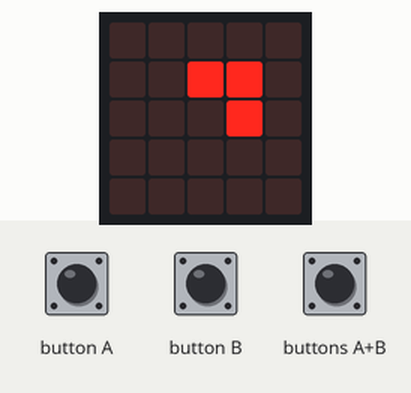
The program below on a simulated BBC micro:bit running MicroPython. On the bench: the board's 5×5 LED display. Inputs (shaded band) come from the test bench. Random numbers come from a fixed seed; the 48×5 strip is a reading aid, not a part: it shows the text the display is scrolling, unrolled, one strip-width of it at a time.

Above: at 1.2 s.
1.3 s: button A pressed for 3.2 s
At 2.1 s:
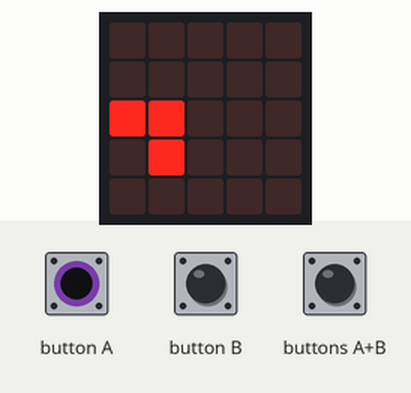
At 2.8 s:
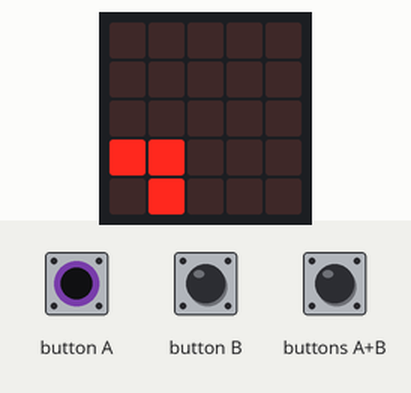
6.0 s: buttons A+B pressed for 3.2 s
At 9.6 s:
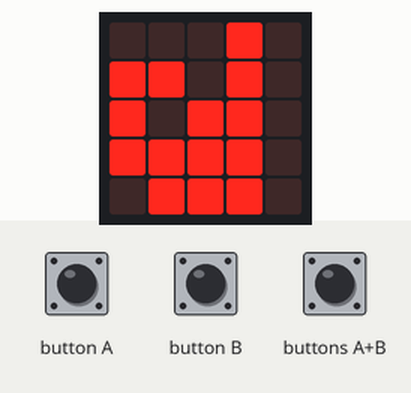

The program:

bricks.py
```python
from microbit import *
from random import choice

# Set up the tetris grid
grid = [
    [1, 0, 0, 0, 0, 0, 1],
    [1, 0, 0, 0, 0, 0, 1],
    [1, 0, 0, 0, 0, 0, 1],
    [1, 0, 0, 0, 0, 0, 1],
    [1, 0, 0, 0, 0, 0, 1],
    [1, 1, 1, 1, 1, 1, 1]
]
# Store a list of 4 bricks, each brick is a 2x2 grid
bricks = [[9, 9], [9, 0]], [[9, 9], [0, 9]], [[9, 9], [9, 9]], [[9, 9], [0, 0]]
# select a brick randomly and position it at the center/top of the grid (y=0,x=3)
brick = choice(bricks)
x = 3
y = 0
frame_count = 0


# A function to return the maximum of two values
def max(a, b):
    if a >= b:
        return a
    else:
        return b


# A function to hide the 2x2 brick on the LED screen
def hide_brick():
    if x > 0:
        display.set_pixel(x-1, y, grid[y][x])
    if x < 5:
        display.set_pixel(x+1-1, y, grid[y][x+1])
    if x > 0 and y < 4:
        display.set_pixel(x-1, y+1, grid[y+1][x])
    if x < 5 and y < 4:
        display.set_pixel(x+1-1, y+1, grid[y+1][x+1])


# A function to show the 2x2 brick on the LED screen
def show_brick():
    if x > 0:
        display.set_pixel(x-1, y, max(brick[0][0], grid[y][x]))
    if x < 5:
        display.set_pixel(x+1-1, y, max(brick[0][1], grid[y][x+1]))
    if x > 0 and y < 4:
        display.set_pixel(x-1, y+1, max(brick[1][0], grid[y+1][x]))
    if x < 5 and y < 4:
        display.set_pixel(x+1-1, y+1, max(brick[1][1], grid[y+1][x+1]))


# A function to rotate the 2x2 brick
def rotate_brick():
    pixel00 = brick[0][0]
    pixel01 = brick[0][1]
    pixel10 = brick[1][0]
    pixel11 = brick[1][1]
    # Check if the rotation is possible
    if not ((grid[y][x] > 0 and pixel00 > 0) or
            (grid[y+1][x] > 0 and pixel10 > 0) or
            (grid[y][x+1] > 0 and pixel01 > 0) or
            (grid[y+1][x+1] > 0 and pixel11 > 0)):
        hide_brick()
        brick[0][0] = pixel10
        brick[1][0] = pixel11
        brick[1][1] = pixel01
        brick[0][1] = pixel00
        show_brick()


# A function to move/translate the brick
def move_brick(delta_x, delta_y):
    global x, y
    move = False
    # Check if the move if possible: no collision with other blocks or borders of the grid
    if delta_x == -1 and x > 0:
        if not ((grid[y][x-1] > 0 and brick[0][0] > 0) or
                (grid[y][x+1-1] > 0 and brick[0][1] > 0) or
                (grid[y+1][x-1] > 0 and brick[1][0] > 0) or
                (grid[y+1][x+1-1] > 0 and brick[1][1] > 0)):
            move = True
    elif delta_x == 1 and x < 5:
        if not ((grid[y][x+1] > 0 and brick[0][0] > 0) or
                (grid[y][x+1+1] > 0 and brick[0][1] > 0) or
                (grid[y+1][x+1] > 0 and brick[1][0] > 0) or
                (grid[y+1][x+1+1] > 0 and brick[1][1] > 0)):
            move = True
    elif delta_y == 1 and y < 4:
        if not ((grid[y+1][x] > 0 and brick[0][0] > 0) or
                (grid[y+1][x+1] > 0 and brick[0][1] > 0) or
                (grid[y+1+1][x] > 0 and brick[1][0] > 0) or
                (grid[y+1+1][x+1] > 0 and brick[1][1] > 0)):
            move = True
    # If the move is possible, update x,y coordinates of the brick
    if move:
        hide_brick()
        x += delta_x
        y += delta_y
        show_brick()

    # Return True or False to confirm if the move took place
    return move


# A function to check for and remove completed lines
def check_lines():
    global score
    remove_line = False
    # check each line one at a time
    for i in range(0, 5):
        # If 5 blocks are filled in (9) then a line is complete (9*5=45)
        if (grid[i][1]+grid[i][2]+grid[i][3]+grid[i][4]+grid[i][5]) == 45:
            remove_line = True
            # Increment the score (10 pts per line)
            score += 10
            # Remove the line and make all lines above fall by 1:
            for j in range(i, 0, -1):
                grid[j] = grid[j-1]
            grid[0] = [1, 0, 0, 0, 0, 0, 1]
    if remove_line:
        # Refresh the LED screen
        for i in range(0, 5):
            for j in range(0, 5):
                display.set_pixel(i, j, grid[j][i+1])
    return remove_line


game_on = True
score = 0
show_brick()
# Main Program Loop - iterates every 50ms
while game_on:
    sleep(50)
    frame_count += 1
    # Capture user inputs
    if button_a.is_pressed() and button_b.is_pressed():
        rotate_brick()
    elif button_a.is_pressed():
        move_brick(-1, 0)
    elif button_b.is_pressed():
        move_brick(1, 0)

    # Every 15 frames try to move the brick down
    if frame_count == 15 and move_brick(0, 1) is False:
        frame_count = 0
        # The move was not possible, the brick stays in position
        grid[y][x] = max(brick[0][0], grid[y][x])
        grid[y][x+1] = max(brick[0][1], grid[y][x+1])
        grid[y+1][x] = max(brick[1][0], grid[y+1][x])
        grid[y+1][x+1] = max(brick[1][1], grid[y+1][x+1])

        if check_lines() is False and y == 0:
            # The brick has reached the top of the grid - Game Over
            game_on = False
        else:
            # select a new brick randomly
            x = 3
            y = 0
            brick = choice(bricks)
            show_brick()

    if frame_count == 15:
        frame_count = 0

# End of Game
sleep(2000)
display.scroll("Game Over: Score: " + str(score))
```

Measured:
- what the display in image 1 shows lasts 0.8 s, from 1.5 s to 2.3 s
